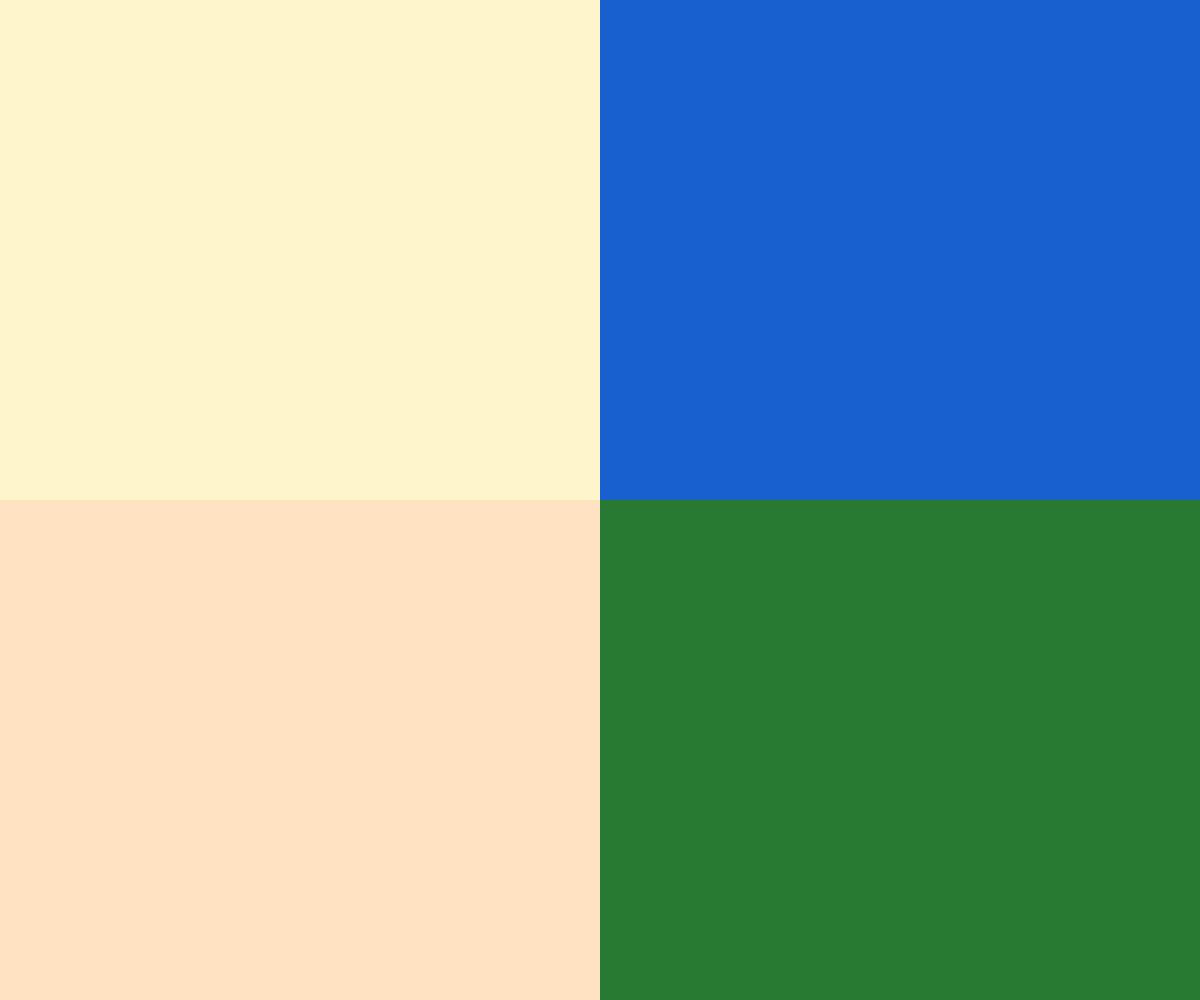
Frame 1 (no input)
Frame 60 (no input): identical to frame 1, image omitted
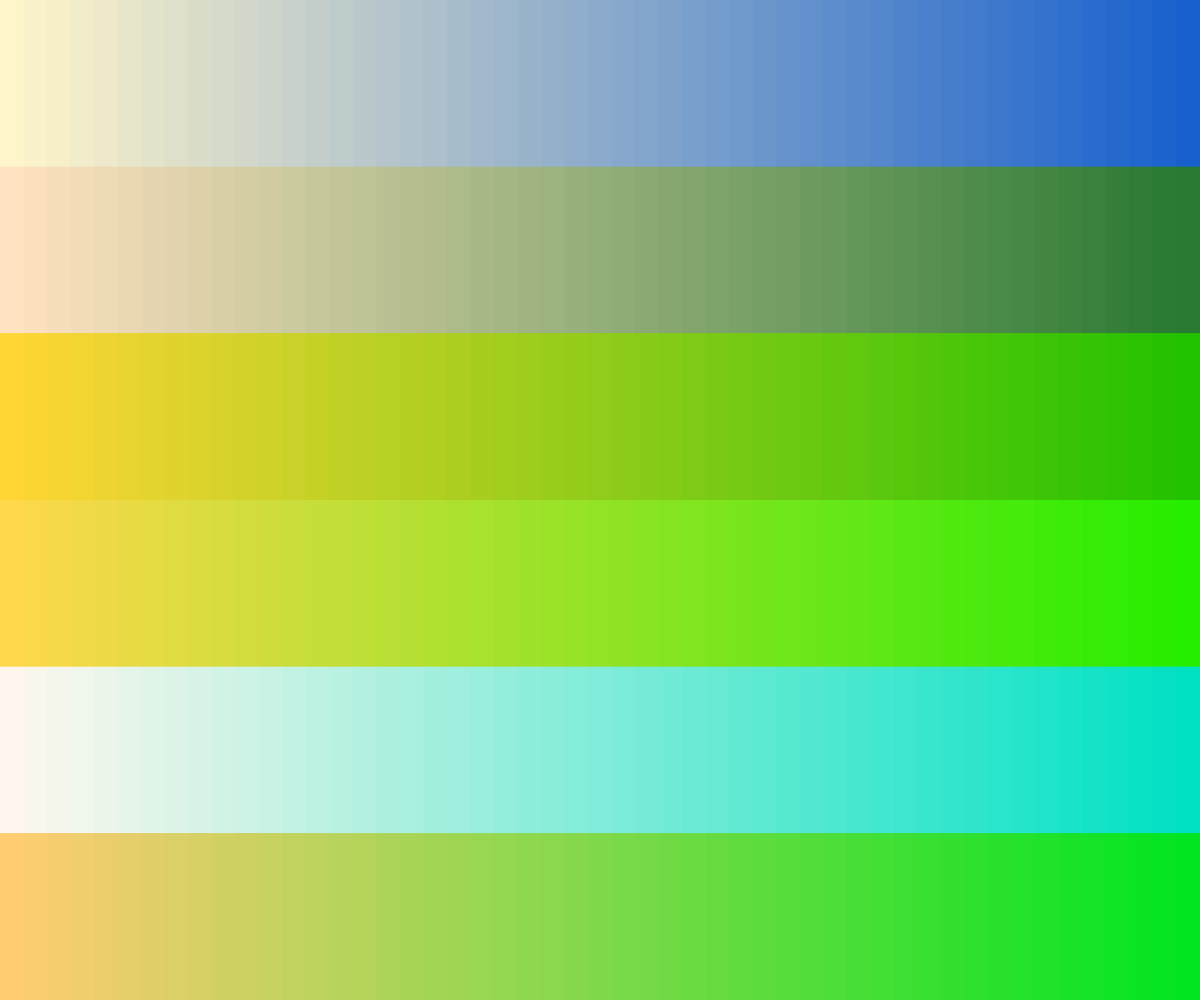
Frame 120 (the mouse pressed at the canvas centre since frame 60)

The p5.js sketch that drew these frames (run headless with seeded random() and noise() and a simulated clock; from frame 60 on, the mouse is pressed at the canvas centre):

// p5.js sketch
// ── sketch.js
var tileCountX = 2;
var tileCountY = 10;

var colorsLeft = [];
var colorsRight = [];
var colors = [];

var interpolateShortest = true;

function setup() {
	createCanvas(windowWidth,windowHeight);
	colorMode(HSB);
	noStroke();
	shakeColors();
}

function draw() {
	tileCountX = int(map(mouseX, 0, width,2,100));
	tileCountY = int(map(mouseY,0,height,2,10));
	var tileWidth = width/tileCountX;
	var tileHeight = height / tileCountY;
	var interCol;
	colors = [];

	for (var gridY = 0; gridY < tileCountY; gridY++){
		var col1 = colorsLeft[gridY];
		var col2 = colorsRight[gridY];

		for (var gridX = 0; gridX < tileCountX; gridX++){
			var amount = map(gridX, 0, tileCountX - 1, 0, 1);

			if (interpolateShortest){
				colorMode(RGB);
				interCol = lerpColor(col1, col2, amount);
				colorMode(HSB);
			} else {
				interCol = lerpColor(col1, col2, amount);
			}

			fill(interCol);

			var posX = tileWidth * gridX;
			var posY = tileHeight * gridY;
			rect(posX, posY, tileWidth, tileHeight);

			colors.push(interCol);
		}
	}
}

function shakeColors(){
	for (var i = 0; i < tileCountY; i++){
		colorsLeft[i] = color(random(20, 60), random(0, 100), 100);
		colorsRight[i] = color(random(100, 255), random(255), random(0, 100));
	}
}

function mouseReleased(){
	shakeColors();
}
